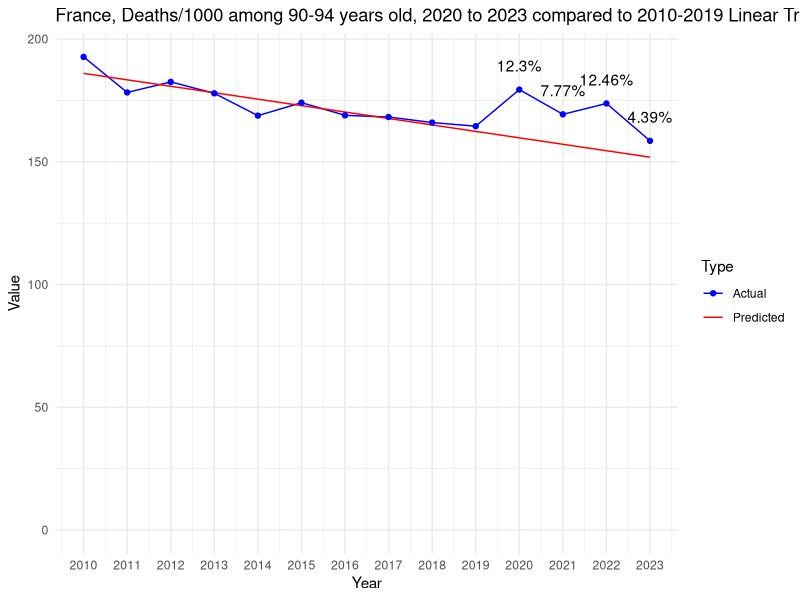

Write R code to recreate this figure.
# Load necessary libraries
library(dplyr)
library(readr)
library(ggplot2)

# Defines the data as a named vector
data <- c(
`2010` = 192.702366734102, `2011` = 178.220990339605, `2012` = 182.507345165269, `2013` = 177.867078825348, `2014` = 168.773025992777,
`2015` = 174.05945251701, `2016` = 168.890051152557, `2017` = 168.212575749545, `2018` = 165.947196451144, `2019` = 164.468854763623,
`2020` = 179.38110664687, `2021` = 169.308356269262, `2022` = 173.731931322168, `2023` = 158.517090331952
)

# Extracts data for the decade and recent years
decade <- data[as.character(2010:2019)]
recent_years <- data[as.character(2020:2023)]

# Fits a linear model to the decade data
years <- as.numeric(names(decade))
lm_model <- lm(decade ~ years)

# Predicts values for 2020 to 2023 based on the linear model
predicted_values <- predict(lm_model, newdata = data.frame(years = as.numeric(names(recent_years))))

# Calculates deviations from the linear trend
deviations <- recent_years - predicted_values

# Calculates the mean and standard deviation of the decade
decade_mean <- mean(decade)
decade_stddev <- sd(decade)

# Initializes vectors to store the calculated values
z_scores <- numeric(length(recent_years))
percent_deviations <- numeric(length(recent_years))

# Calculates and store the Z-scores, deviations, and percentage of deviations for recent years
for (i in 1:length(recent_years)) {
  year <- names(recent_years)[i]
  z_scores[i] <- (recent_years[year] - decade_mean) / decade_stddev
  deviation <- deviations[year]
  percent_deviations[i] <- (deviation / predicted_values[i]) * 100
  cat(sprintf("Year: %s, Z-score: %f, Deviation from linear trend: %f, Percentage of deviation: %f%%\n",
              year, z_scores[i], deviation, percent_deviations[i]))
}

# Prepare an extended range for predictions, including 2020 to 2023
extended_years <- as.numeric(c(names(decade), names(recent_years)))

# Predict values for the extended range based on the linear model
extended_predicted_values <- predict(lm_model, newdata = data.frame(years = extended_years))

# Create a data frame for plotting actual values
actual_plot_data <- data.frame(
  Year = as.numeric(names(data)),
  Value = data,
  Type = "Actual"
)

# Create a data frame for plotting predicted values
predicted_plot_data <- data.frame(
  Year = extended_years,
  Value = extended_predicted_values,
  Type = "Predicted"
)

# Combine actual and predicted data
plot_data <- rbind(actual_plot_data, predicted_plot_data)

# Create the line chart
p <- ggplot(plot_data, aes(x = Year, y = Value, color = Type)) +
  geom_line(aes(group = Type)) +
  geom_point(data = actual_plot_data, aes(x = Year, y = Value)) +
  theme_minimal() +
  labs(title = "France, Deaths/1000 among 90-94 years old, 2020 to 2023 compared to 2010-2019 Linear Trend", x = "Year", y = "Value") +
  scale_color_manual(values = c("Actual" = "blue", "Predicted" = "red")) +
  scale_y_continuous(labels = scales::comma, limits = c(0, max(plot_data$Value))) +
  scale_x_continuous(breaks = extended_years) # Set breaks to every year

# Add percentage of deviation annotations for 2020 to 2023
for (i in 1:length(recent_years)) {
  year <- as.numeric(names(recent_years)[i])
  deviation_value <- percent_deviations[i]
  p <- p + annotate("text", x = year, y = data[as.character(year)], label = paste0(round(deviation_value, 2), "%"), vjust = -1.5)
}

# Print the plot
print(p)